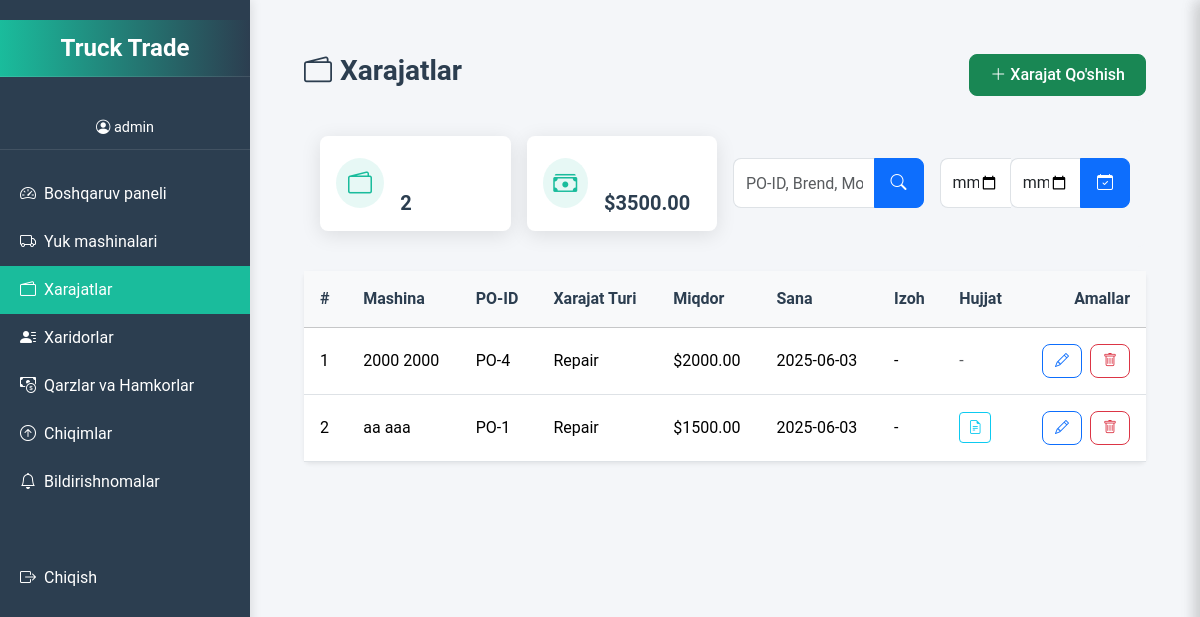
The app's page /xarajatlar/ (signed in) with its own data.
### xarajatlar/models.py (models this page shows, shortened)
class Xarajat(models.Model):
    EXPENSE_TYPES = (
        ('repair', 'Repair'),
        ('fuel', 'Fuel'),
        ('insurance', 'Insurance'),
        ('parts', 'Spare Parts'),
        ('other', 'Other'),
    )
    truck = models.ForeignKey(
        Truck,
        on_delete=models.CASCADE,
        related_name='expenses',
        verbose_name="Truck"
    )
    expense_type = models.CharField(
        max_length=50,
        choices=EXPENSE_TYPES,
        verbose_name="Expense Type"
    )
    amount = models.DecimalField(
        max_digits=10,
        decimal_places=2,
        verbose_name="Amount"
    )
    description = models.TextField(
        blank=True,
        verbose_name="Description"
    )
    date = models.DateField(
        verbose_name="Date",
        default=timezone.now  # Updated to use dynamic current date
    )
    document = models.FileField(
        upload_to=xarajat_document_upload_path,
        blank=True,
        null=True,
        verbose_name="Document"
    )
    class Meta:
        verbose_name = "Expense"
        verbose_name_plural = "Expenses"
        ordering = ['-date']

### trucks/models.py (models this page shows, shortened)
class Truck(models.Model):
    user = models.ForeignKey(
        User,
        on_delete=models.CASCADE,
        related_name='trucks',
        verbose_name="Foydalanuvchi"
    )
    po_id = models.CharField(
        max_length=50,
        unique=True,
        verbose_name="PO raqami",
        help_text="PO-{raqam} formatida kiriting, masalan, PO-12345"
    )
    make = models.CharField(max_length=100, verbose_name="Marka")
    model = models.CharField(max_length=100, verbose_name="Model")
    year = models.PositiveIntegerField(
        verbose_name="Yil",
        validators=[MinValueValidator(1886)]
    )
    horsepower = models.PositiveIntegerField(
        verbose_name="Ot kuchi (HP)",
        validators=[MinValueValidator(1)]
    )
    price = models.DecimalField(
        max_digits=10,
        decimal_places=2,
        verbose_name="Narx",
        validators=[MinValueValidator(0.01)]
    )
    company = models.CharField(max_length=200, blank=True, verbose_name="Kompaniya nomi")
    location = models.CharField(max_length=100, verbose_name="Joylashuv")
    sotilgan = models.BooleanField(default=False, verbose_name="Sotilgan")
    description = models.TextField(blank=True, verbose_name="Tavsif")
    purchase_date = models.DateField(auto_now_add=True, verbose_name="Sotib olingan sana")
    created_date = models.DateTimeField(auto_now_add=True, verbose_name="Yaratilgan sana")
    image = models.ImageField(
        upload_to='trucks/',
        blank=True,
        null=True,
        verbose_name="Rasm"
    )
    seriya = models.CharField(
        max_length=50,
        blank=True,
        null=True,
        verbose_name="Seriya raqami",
        unique=True
    )
    class Meta:
        verbose_name = "Yuk mashinasi"
        verbose_name_plural = "Yuk mashinalari"
        indexes = [
            models.Index(fields=['po_id']),
            models.Index(fields=['user', 'sotilgan']),
        ]
        ordering = ['-created_date']

### xarajatlar/views.py (the view, shortened to what this page needs)
# urls.py: path('', views.xarajatlar_list, name='xarajatlar_list'),
@login_required
def xarajatlar_list(request):
    search_query = request.GET.get('search', '')
    start_date = request.GET.get('start_date', '')
    end_date = request.GET.get('end_date', '')
    if request.user.is_superuser:
        xarajatlar = Xarajat.objects.all().order_by('-date')
    else:
        xarajatlar = Xarajat.objects.filter(truck__user=request.user).order_by('-date')
    try:
        if start_date:
            start_date_obj = datetime.strptime(start_date, '%Y-%m-%d').date()
            xarajatlar = xarajatlar.filter(date__gte=start_date_obj)
        if end_date:
            end_date_obj = datetime.strptime(end_date, '%Y-%m-%d').date()
            xarajatlar = xarajatlar.filter(date__lte=end_date_obj)
    except ValueError:
        messages.error(request, "Invalid date format. Please use YYYY-MM-DD.")
    for index, xarajat in enumerate(xarajatlar, start=1):
        xarajat.serial_number = index
    total_xarajat = xarajatlar.aggregate(Sum('amount'))['amount__sum'] or 0
    form = XarajatForm()
    if not request.user.is_superuser:
        form.fields['truck'].queryset = Truck.objects.filter(user=request.user)
    context = {
        'xarajatlar': xarajatlar,
        'total_xarajat': total_xarajat,
        'form': form,
        'action': 'add',
        'search_query': search_query,
        'start_date': start_date,
        'end_date': end_date,
    }
    if request.headers.get('X-Requested-With') == 'XMLHttpRequest':
        html = render_to_string('xarajat/xarajatlar_list.html', context, request=request)
        return JsonResponse({'success': True, 'html': html})
    return render(request, 'xarajat/xarajatlar_list.html', context)

### templates/xarajat/xarajatlar_list.html (shortened to what this page needs)
{% extends 'base.html' %}
{% block content %}
<div class="xarajatlar-container">
    <div class="xarajatlar-header">
        <div class="d-flex justify-content-between align-items-center mb-4">
            <h1 class="xarajatlar-title">
                <i class="bi bi-wallet2 me-2"></i>Xarajatlar
            </h1>
            <button onclick="openFormSidebar('{% url 'xarajat_add' %}', 'Yangi Xarajat Qo\'shish')"
                    class="btn btn-success btn-add-xarajat">
                <i class="bi bi-plus-lg me-1"></i>Xarajat Qo'shish
            </button>
        </div>
        <div class="stats-filter-row mb-4">
            <div class="row g-3 align-items-center">
                <div class="col-md-3">
                    <div class="stat-card">
                        <div class="stat-content">
                            <i class="bi bi-wallet2 stat-icon"></i>
                            <div>
                                <h6 class="stat-title">Jami Xarajatlar</h6>
                                <h3 class="stat-value">{{ xarajatlar.count }}</h3>
                            </div>
                        </div>
                    </div>
                </div>
                <div class="col-md-3">
                    <div class="stat-card">
                        <div class="stat-content">
                            <i class="bi bi-cash-stack stat-icon"></i>
                            <div>
                                <h6 class="stat-title">Umumiy Summa</h6>
                                <h3 class="stat-value">${{ total_xarajat|floatformat:"2" }}</h3>
                            </div>
                        </div>
                    </div>
                </div>
                <div class="col-md-3">
                    <form method="GET" action="{% url 'xarajatlar_list' %}" class="search-form">
                        <div class="input-group">
                            <input type="text" name="search" class="form-control search-input"
                                   placeholder="PO-ID, Brend, Model yoki Xarajat turi..."
                                   value="{{ search_query|default:'' }}">
                            <button class="btn btn-primary search-btn" type="submit">
                                <i class="bi bi-search"></i>
                            </button>
                        </div>
                    </form>
                </div>
                <div class="col-md-3">
                    <form method="GET" action="{% url 'xarajatlar_list' %}" class="date-filter-form">
                        <div class="input-group">
                            <input type="date" name="start_date" class="form-control date-input"
                                   placeholder="Boshlang'ich sana" value="{{ start_date|default:'' }}">
                            <input type="date" name="end_date" class="form-control date-input"
                                   placeholder="Tugash sana" value="{{ end_date|default:'' }}">
                            <button class="btn btn-primary date-filter-btn" type="submit">
                                <i class="bi bi-calendar-check"></i>
                            </button>
                        </div>
                    </form>
                </div>
            </div>
        </div>
    </div>
    <div class="xarajatlar-table">
        <div class="card shadow-sm border-0">
            <div class="card-body p-0">
                <div class="table-responsive">
                    <table class="table table-hover align-middle mb-0">
                        <thead class="table-light sticky-header">
                            <tr>
                                <th>#</th>
                                <th>Mashina</th>
                                <th>PO-ID</th>
                                <th>Xarajat Turi</th>
                                <th>Miqdor</th>
                                <th>Sana</th>
                                <th>Izoh</th>
                                <th>Hujjat</th>
                                <th class="text-end">Amallar</th>
                            </tr>
                        </thead>
                        <tbody>
                            {% for xarajat in xarajatlar %}
                            <tr class="xarajat-row">
                                <td>{{ xarajat.serial_number }}</td>
                                <td>{{ xarajat.truck.make }} {{ xarajat.truck.model }}</td>
                                <td>{{ xarajat.truck.po_id }}</td>
                                <td>{{ xarajat.get_expense_type_display }}</td>
                                <td>${{ xarajat.amount|floatformat:"2" }}</td>
                                <td>{{ xarajat.date|date:"Y-m-d" }}</td>
                                <td>{{ xarajat.description|default:"-"|truncatechars:20 }}</td>
                                <td>
                                    {% if xarajat.document %}
                                    <a href="{{ xarajat.document.url }}" target="_blank" class="btn btn-sm btn-outline-info">
                                        <i class="bi bi-file-earmark-text"></i>
                                    </a>
                                    {% else %}
                                    <span class="text-muted">-</span>
                                    {% endif %}
                                </td>
                                <td class="text-end">
                                    <div class="d-flex justify-content-end gap-2">
                                        <button onclick="openFormSidebar('{% url 'xarajat_edit' xarajat.id %}', 'Xarajatni Tahrirlash')"
                                                class="btn btn-outline-primary btn-sm action-btn">
                                            <i class="bi bi-pencil"></i>
                                        </button>
                                        <button onclick="openDetailSidebar('{% url 'xarajat_delete' xarajat.id %}', 'Xarajatni O\'chirish')"
                                                class="btn btn-outline-danger btn-sm action-btn">
                                            <i class="bi bi-trash"></i>
                                        </button>
                                    </div>
                                </td>
                            </tr>
                            {% endfor %}
                        </tbody>
                    </table>
                </div>
            </div>
        </div>
    </div>
</div>
{% endblock %}

### templates/base.html (shortened to what this page needs)
{% load static %}
<!DOCTYPE html>
<html lang="uz">
<head>
    <link href="https://cdn.jsdelivr.net/npm/bootstrap@5.3.3/dist/css/bootstrap.min.css" rel="stylesheet">
    <link href="https://cdn.jsdelivr.net/npm/bootstrap-icons@1.11.3/font/bootstrap-icons.css" rel="stylesheet">
    <link rel="stylesheet" href="https://cdnjs.cloudflare.com/ajax/libs/font-awesome/6.4.0/css/all.min.css">
</head>
<body>
    <div class="sidebar" id="sidebar">
        <div class="brand">Truck Trade</div>
        {% if user.is_authenticated %}
            <div class="user-info">
                <i class="bi bi-person-circle"></i> {{ user.username }}
            </div>
            <a href="{% url 'dashboard' %}" {% if request.path == '/' %}class="active"{% endif %}>
                <i class="bi bi-speedometer2 me-2"></i> Boshqaruv paneli
            </a>
            <a href="{% url 'trucks_list' %}" {% if request.path == '/truck-list/' %}class="active"{% endif %}>
                <i class="bi bi-truck me-2"></i> Yuk mashinalari
            </a>
            <a href="{% url 'xarajatlar_list' %}" {% if request.path == '/xarajatlar/' %}class="active"{% endif %}>
                <i class="bi bi-wallet2 me-2"></i> Xarajatlar
            </a>
            <a href="{% url 'xaridorlar_list' %}" {% if request.path == '/xaridorlar/' %}class="active"{% endif %}>
                <i class="bi bi-person-lines-fill me-2"></i> Xaridorlar
            </a>
            <a href="{% url 'qarz_view' %}" {% if request.path|slice:":6" == '/qarz/' %}class="active"{% endif %}>
                <i class="bi bi-cash-coin me-2"></i> Qarzlar va Hamkorlar
            </a>
            <a href="{% url 'chiqim_list' %}" {% if request.path == '/chiqim/chiqim/' %}class="active"{% endif %}>
                <i class="bi bi-arrow-up-circle me-2"></i> Chiqimlar
            </a>
            <a href="{% url 'bildirishnomalar' %}" {% if request.path == '/chiqim/bildirishnoma_list/' %}class="active"{% endif %}>
                <i class="bi bi-bell me-2"></i> Bildirishnomalar
            </a>
            <a href="{% url 'logout' %}" class="mt-5">
                <i class="bi bi-box-arrow-right me-2"></i> Chiqish
            </a>
        {% else %}
            <a href="{% url 'login' %}">
                <i class="bi bi-box-arrow-in-right me-2"></i> Kirish
            </a>
        {% endif %}
    </div>
    <div class="main-content" id="mainContent">
        {% block content %}
        {% endblock %}
    </div>
</body>
</html>

### records on screen
Xarajat: serial_number "1", truck.make "2000", truck.model "2000", truck.po_id "PO-4", expense_type "Repair", amount "2000.00", date "2025-06-03", description "-"
Xarajat: serial_number "2", truck.make "aa", truck.model "aaa", truck.po_id "PO-1", expense_type "Repair", amount "1500.00", date "2025-06-03", description "-"

### other values on screen
{{ user.username }} "admin"
{{ xarajatlar.count }} "2"
{{ total_xarajat|floatformat:"2" }} "3500.00"
